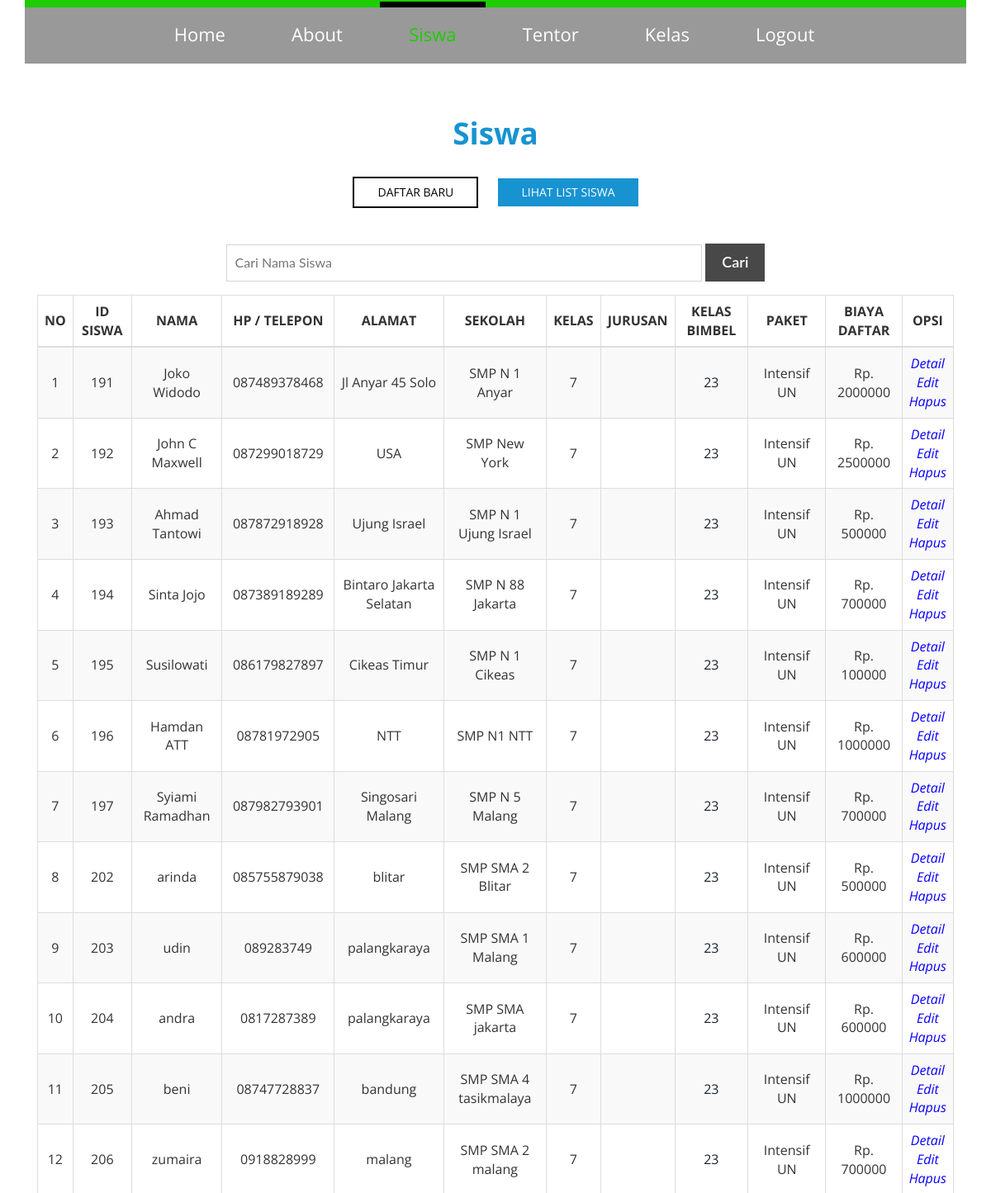
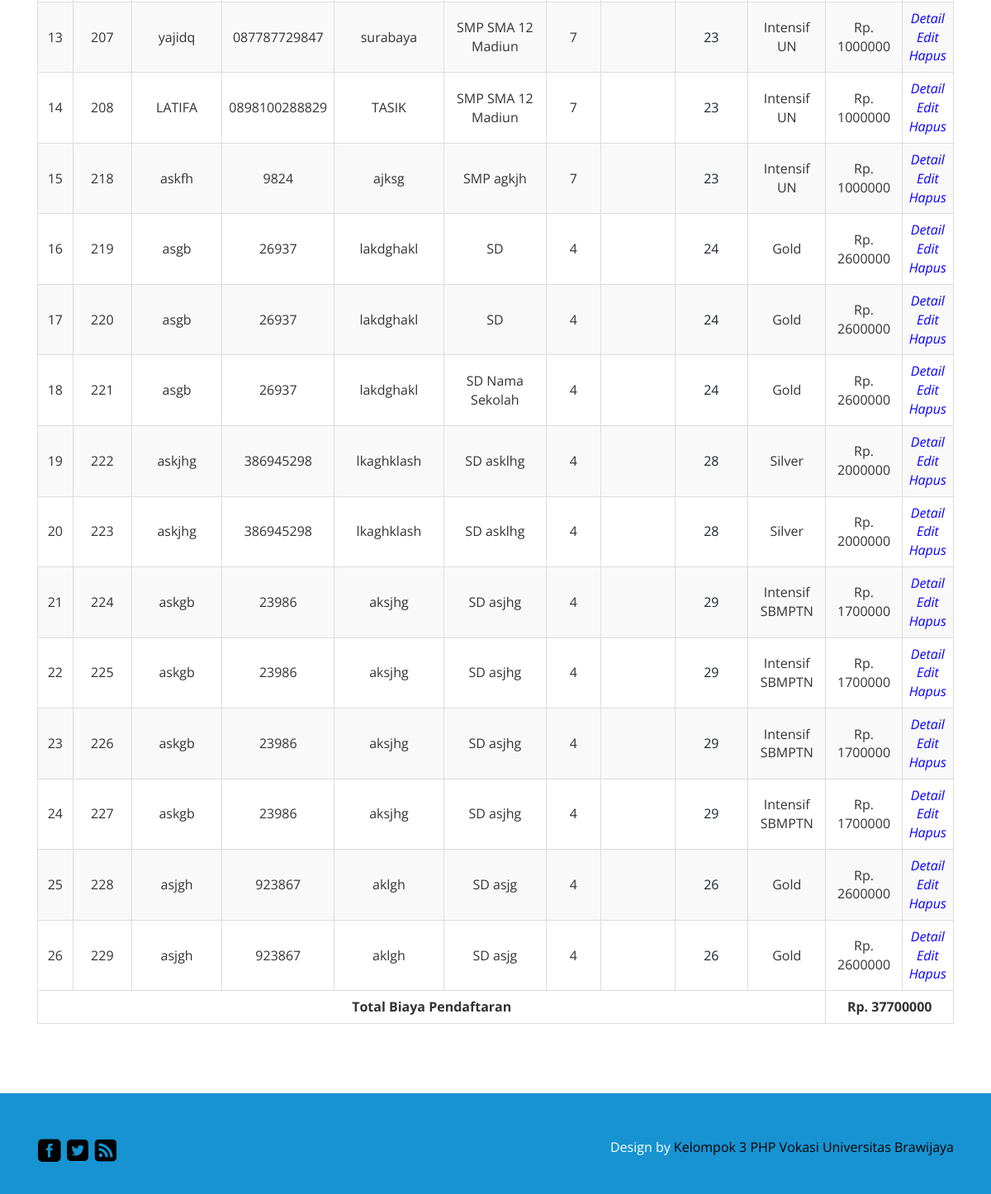
The page /siswa_list.php (signed in) on the database its author committed (2 pictures, top to bottom).
### tables this page shows
CREATE TABLE IF NOT EXISTS `tb_siswa` (
  `id_siswa` int(10) NOT NULL,
  `nama_siswa` varchar(50) NOT NULL,
  `hp_siswa` varchar(15) NOT NULL,
  `alamat_siswa` varchar(100) NOT NULL,
  `sekolah_siswa` varchar(100) NOT NULL,
  `foto_siswa` longblob NOT NULL,
  `id_kelas` int(10) NOT NULL,
  `peringkat_siswa` int(2) NOT NULL,
  `anak_siswa` varchar(10) NOT NULL,
  `harga_siswa` int(10) NOT NULL
);

CREATE TABLE IF NOT EXISTS `tb_kelas` (
  `id_kelas` int(10) NOT NULL,
  `nama_kelas` varchar(20) NOT NULL,
  `jenjang_kelas` varchar(5) NOT NULL,
  `tingkat_kelas` int(2) NOT NULL,
  `jurusan_kelas` varchar(3) DEFAULT NULL,
  `paket_kelas` varchar(15) NOT NULL,
  `kapasitas_kelas` int(2) NOT NULL,
  `hari_kelas` varchar(60) NOT NULL,
  `jam_kelas` varchar(60) NOT NULL,
  `id_tentor` int(10) NOT NULL
);

### siswa_list.php (the view, shortened to what this page needs)
<?php
	if(ISSET($_SESSION['username']))
	{
		?>
<!DOCTYPE html>
<html>
<head>
<link href="css/bootstrap.css" rel='stylesheet' type='text/css' />
<link href="css/style.css" rel='stylesheet' type='text/css' />
</head>
<body>
	<div class="banner1" id="home">
		<div class="container">
			<div class="header">
				<div class="menu">
					<ul class="nav" id="nav">
					<li><a href="index.php">Home</a></li>
					<li><a href="about.html">About</a></li>
					<li class="active"><a href="siswa_form.php">Siswa</a></li>
					<li><a href="tentor_form.php">Tentor</a></li>
					<li><a href="kelas_form.php">Kelas</a></li>
					<li><a href="logout.php">Logout</a></li>
					</ul>
				</div>
			</div>
		</div>
	</div>
	<div class="portfolios" id="portfolio">
		<div class="container">
			<h3 class="top-head w_hd">Siswa</h3>
			<ul id="filters" class="clearfix">
						<a href="siswa_form.php"><li><span class="filter">Daftar Baru</span></li></a>
						<a href="siswa_list.php"><li><span class="filter active">Lihat List Siswa</span></li></a>
					</ul>
				<div class="col-md-2 contact-left">
                </div>
				<div class="col-md-8 contact-left">
					<div class="contact-text">
                    <form method="post" action="siswa_cari.php">
                        <input type="text" class="abd" name="nama_siswa" placeholder="Cari Nama Siswa">
                        <input type="submit" value="Cari" name="cari_siswa">
                    </form>
                    </div>
                    </div>
				<div class="col-md-2 contact-left">
                </div>
				<div class="col-md-12 contact-left">
                    <table class="table table-striped table-bordered table-hover">
                        <thead>
                            <tr align="center">
                                <th style="text-align:center; vertical-align:middle">
                                    NO
                                </th>
                                <th style="text-align:center; vertical-align:middle">
                                    ID SISWA
                                </th>
                                <th style="text-align:center; vertical-align:middle">
                                    NAMA
                                </th>
                                <th style="text-align:center; vertical-align:middle">
                                    HP / TELEPON
                                </th>
                                <th style="text-align:center; vertical-align:middle">
                                    ALAMAT
                                </th>
                                <th style="text-align:center; vertical-align:middle">
                                    SEKOLAH
                                </th>
                                <th style="text-align:center; vertical-align:middle">
                                    KELAS
                                </th>
                                <th style="text-align:center; vertical-align:middle">
                                    JURUSAN
                                </th>
                                <th style="text-align:center; vertical-align:middle">
                                    KELAS BIMBEL
                                </th>
                                <th style="text-align:center; vertical-align:middle">
                                    PAKET
                                </th>
                                <th style="text-align:center; vertical-align:middle">
                                    BIAYA DAFTAR
                                </th>
                                <th style="text-align:center; vertical-align:middle">
                                    OPSI
                                </th>
                            </tr>
                        </thead>
                        <tbody>
                            <?php
                                $daftar	= mysql_query("SELECT * FROM tb_siswa") or die (mysql_error());
								$I = 1;
                                while($dataku = mysql_fetch_object($daftar))
                                {
									?>
									<tr>
										<td align="center" style="vertical-align:middle"><?php echo $I++; ?></td>
										<td align="center" style="vertical-align:middle"><?php echo $dataku->id_siswa; ?></td>
										<td style="vertical-align:middle"><?php echo $dataku->nama_siswa; ?></td>
										<td style="vertical-align:middle"><?php echo $dataku->hp_siswa; ?></td>
										<td style="vertical-align:middle"><?php echo $dataku->alamat_siswa; ?></td>
										<?php
											$myquery2	= "SELECT * FROM tb_kelas where id_kelas = '$dataku->id_kelas'";
											$daftar2	= mysql_query($myquery2) or die (mysql_error());
											while($datamu = mysql_fetch_object($daftar2))
											{
												?>
												<td style="vertical-align:middle"><?php echo $datamu->jenjang_kelas." ".$dataku->sekolah_siswa; ?></td>
												<td style="vertical-align:middle" align="center"><?php echo $datamu->tingkat_kelas; ?></td>
												<td style="vertical-align:middle" align="center">
												</td>
												<td style="vertical-align:middle" align="center">
													<a href="kelas_detail.php?id_kelas=<?php echo $dataku->id_kelas?>">
														<?php echo $dataku->id_kelas; ?>
													</a>
												</td>
												<td style="vertical-align:middle"><?php echo $datamu->paket_kelas; ?></td>
												<td style="vertical-align:middle"><?php echo "Rp. ".$dataku->harga_siswa; ?></td>
												<?php
											}
										?>
										<td align="center">
											<a href="siswa_detail.php?id_siswa=<?php echo $dataku->id_siswa?>"><i style="color:#0A00FF">Detail</i></a><br />
											<a href="siswa_edit.php?id_siswa=<?php echo $dataku->id_siswa?>"><i style="color:#0A00FF">Edit</i></a><br />
											<a href="siswa_hapus.php?id_siswa=<?php echo $dataku->id_siswa?>&foto_siswa=<?= $r[‘foto_siswa’];?>"><i style="color:#0A00FF">Hapus</i></a><br />
										</td>
									</tr>
									<?php
                                }
                            ?>
                        </tbody>
                        <tfoot>
                            <tr>
                                <td colspan="10" align="center"><strong>Total Biaya Pendaftaran</strong></td>
                                <td colspan="2">
                                    <strong>
                                        <?php
                                            $jumlah	= mysql_query ("select sum(harga_siswa) 'total' from tb_siswa");
                                            $total	= mysql_fetch_object($jumlah);
                                            echo "Rp. ".$total->total;
                                        ?>
                                    </strong>
                                </td>
                            </tr>
                        </tfoot>
                    </table>
					</div>
				</div>
			</div>
	<div class="footer">
		<div class="container">
			<div class="footer-main">
				<div class="col-md-6 footer-left">
					<ul>
						<li><a href="#"><span class="fb"> </span></a></li>
						<li><a href="#"><span class="twit"> </span></a></li>
						<li><a href="#"><span class="in"> </span></a></li>
					</ul>
				</div>
				<div class="col-md-6 footer-right">
					<p>Design by <a href="#">Kelompok 3 PHP Vokasi Universitas Brawijaya</a></p>
				</div>
				<div class="clearfix"> </div>
			</div>
		</div>
	</div>
</body>
</html>
        <?php
	}
	else
	{
		header('location:login_form.php?pesan=login');
		}
?>

### css/style.css (style rules this page uses)
h4, h5, h6, h1, h2, h3 { margin-top: 0; }
ul, ol { margin: 0; }
p { margin: 0; }
html, body { font-family: 'Open Sans', sans-serif; font-size: 100%; background:#fff; }
body a { transition:0.5s all; -webkit-transition:0.5s all; -moz-transition:0.5s all; -o-transition:0.5s all; -ms-transition:0.5s all; }
.menu { text-align: center; }
.menu li { display:inline-block; }
.menu li:first-child { margin-left:0; }
.menu li a { display: block; font-size: 22px; font-weight: 400; color: #fff; -webkit-transition: all 0.3s ease; -moz-transition: all 0.3s ease; -o-transition: all 0.3s ease; transition: all 0.3s ease; text-align: center; }
.menu li a:hover,.menu li.active a { color:#1dcd00; }
.nav:before, .nav:after { content: " "; display: table; }
.nav:after { clear: both; }
.nav li { border-top: 5px solid #1dcd00; margin: -7px 3px; }
.nav li:hover,.nav li.active { border-top: 7px solid #000; }
.nav > li > a { margin: 0px 10px; padding: 17px 25px 27px 25px; }
.header { background: rgba(0, 0, 0, 0.4); border-top: 9px solid #1dcd00; }
.footer { background:#1793d1; padding:2em 0px; }
.footer-left ul { padding:0px; }
.footer-left ul li { list-style:none; display:inline-block; }
.footer-left ul li span { background:url(../images/footer-sprit.png) no-repeat; width:30px; height:30px; display:block; transition:0.5s all; -webkit-transition:0.5s all; -moz-transition:0.5s all; -o-transition:0.5s all; -ms-transition:0.5s all; }
.footer-left ul li span.fb { background-position:0px 0px; }
.footer-left ul li span.twit { background-position:-30px 0px; }
.footer-left ul li span.in { background-position:-60px 0px; }
.footer-right p a { color: #000; }
.footer-right p { color: #fff; font-size:16px; text-align: right; }
.footer-main { margin-top: 22px; }
.contact-text input[type="text"] { width: 100%; color: #898888; outline: none; font-family: 'Lato', sans-serif; font-size: 16px; padding: 10px 10px; margin-bottom: 1em; border: solid 1px #D5D4D4; }
.contact-text input[type="text"].abd { width: 79%; color: #898888; outline: none; font-family: 'Lato', sans-serif; font-size: 16px; padding: 10px 10px; margin-bottom: 1em; border: solid 1px #D5D4D4; -webkit-appearance: none; }
.contact-text input[type="submit"] { border: none; outline: none; color: #fff; background: #494848; padding: 10px 20px; font-family: 'Lato', sans-serif; font-size: 18px; font-weight: 600; margin-top: 1.5em; -webkit-appearance: none; }
.portfolios { padding:4em 0px; text-align:center; }
.w_hd { color: #1793d1!important; font-size: 2.3em; font-weight: 700; }
ul#filters { padding: 0px; margin: 2em 0 1em 0px; }
#filters li { display: -webkit-inline-box; margin:0 10px; }
#filters li span { display: block; padding: 0.5em 2em; text-decoration: none; color: #010101; cursor: pointer; font-size: 0.875em; font-weight: 400; text-transform: uppercase; border: 2px solid #010101; }
#filters li span.active { background: #1793d1; color: #FFF; border:none; }
.container:after { content: "\0020"; display: block; height: 0; clear: both; visibility: hidden; }
.clearfix:before, .clearfix:after, .row:before, .row:after { content: '\0020'; display: block; overflow: hidden; visibility: hidden; width: 0; height: 0; }
.row:after, .clearfix:after { clear: both; }
.row, .clearfix { zoom: 1; }

### rows shown on the page
tb_siswa: id_siswa "191", nama_siswa "Joko Widodo", hp_siswa "087489378468", alamat_siswa "Jl Anyar 45 Solo", sekolah_siswa "N 1 Anyar", id_kelas "23", harga_siswa "2000000"
tb_kelas: jenjang_kelas "SMP", tingkat_kelas "7", paket_kelas "Intensif UN"
tb_siswa: id_siswa "192", nama_siswa "John C Maxwell", hp_siswa "087299018729", alamat_siswa "USA", sekolah_siswa "New York", id_kelas "23", harga_siswa "2500000"
tb_siswa: id_siswa "193", nama_siswa "Ahmad Tantowi", hp_siswa "087872918928", alamat_siswa "Ujung Israel", sekolah_siswa "N 1 Ujung Israel", id_kelas "23", harga_siswa "500000"
tb_siswa: id_siswa "194", nama_siswa "Sinta Jojo", hp_siswa "087389189289", alamat_siswa "Bintaro Jakarta Selatan", sekolah_siswa "N 88 Jakarta", id_kelas "23", harga_siswa "700000"
tb_siswa: id_siswa "195", nama_siswa "Susilowati", hp_siswa "086179827897", alamat_siswa "Cikeas Timur", sekolah_siswa "N 1 Cikeas", id_kelas "23", harga_siswa "100000"
tb_siswa: id_siswa "196", nama_siswa "Hamdan ATT", hp_siswa "08781972905", alamat_siswa "NTT", sekolah_siswa "N1 NTT", id_kelas "23", harga_siswa "1000000"
tb_siswa: id_siswa "197", nama_siswa "Syiami Ramadhan", hp_siswa "087982793901", alamat_siswa "Singosari Malang", sekolah_siswa "N 5 Malang", id_kelas "23", harga_siswa "700000"
tb_siswa: id_siswa "202", nama_siswa "arinda", hp_siswa "085755879038", alamat_siswa "blitar", sekolah_siswa "SMA 2 Blitar", id_kelas "23", harga_siswa "500000"
tb_siswa: id_siswa "203", nama_siswa "udin", hp_siswa "089283749", alamat_siswa "palangkaraya", sekolah_siswa "SMA 1 Malang", id_kelas "23", harga_siswa "600000"
tb_siswa: id_siswa "204", nama_siswa "andra", hp_siswa "0817287389", alamat_siswa "palangkaraya", sekolah_siswa "SMA jakarta", id_kelas "23", harga_siswa "600000"
tb_siswa: id_siswa "205", nama_siswa "beni", hp_siswa "08747728837", alamat_siswa "bandung", sekolah_siswa "SMA 4 tasikmalaya", id_kelas "23", harga_siswa "1000000"
tb_siswa: id_siswa "206", nama_siswa "zumaira", hp_siswa "0918828999", alamat_siswa "malang", sekolah_siswa "SMA 2 malang", id_kelas "23", harga_siswa "700000"
tb_siswa: id_siswa "207", nama_siswa "yajidq", hp_siswa "087787729847", alamat_siswa "surabaya", sekolah_siswa "SMA 12 Madiun", id_kelas "23", harga_siswa "1000000"
tb_siswa: id_siswa "208", nama_siswa "LATIFA", hp_siswa "0898100288829", alamat_siswa "TASIK", sekolah_siswa "SMA 12 Madiun", id_kelas "23", harga_siswa "1000000"
tb_siswa: id_siswa "218", nama_siswa "askfh", hp_siswa "9824", alamat_siswa "ajksg", sekolah_siswa "agkjh", id_kelas "23", harga_siswa "1000000"
tb_siswa: id_siswa "219", nama_siswa "asgb", hp_siswa "26937", alamat_siswa "lakdghakl", id_kelas "24", harga_siswa "2600000"
tb_kelas: jenjang_kelas "SD", tingkat_kelas "4", paket_kelas "Gold"
tb_siswa: id_siswa "220", nama_siswa "asgb", hp_siswa "26937", alamat_siswa "lakdghakl", id_kelas "24", harga_siswa "2600000"
tb_siswa: id_siswa "221", nama_siswa "asgb", hp_siswa "26937", alamat_siswa "lakdghakl", sekolah_siswa "Nama Sekolah", id_kelas "24", harga_siswa "2600000"
tb_siswa: id_siswa "222", nama_siswa "askjhg", hp_siswa "386945298", alamat_siswa "lkaghklash", sekolah_siswa "asklhg", id_kelas "28", harga_siswa "2000000"
tb_kelas: jenjang_kelas "SD", tingkat_kelas "4", paket_kelas "Silver"
tb_siswa: id_siswa "223", nama_siswa "askjhg", hp_siswa "386945298", alamat_siswa "lkaghklash", sekolah_siswa "asklhg", id_kelas "28", harga_siswa "2000000"
tb_siswa: id_siswa "224", nama_siswa "askgb", hp_siswa "23986", alamat_siswa "aksjhg", sekolah_siswa "asjhg", id_kelas "29", harga_siswa "1700000"
tb_kelas: jenjang_kelas "SD", tingkat_kelas "4", paket_kelas "Intensif SBMPTN"
tb_siswa: id_siswa "225", nama_siswa "askgb", hp_siswa "23986", alamat_siswa "aksjhg", sekolah_siswa "asjhg", id_kelas "29", harga_siswa "1700000"
tb_siswa: id_siswa "226", nama_siswa "askgb", hp_siswa "23986", alamat_siswa "aksjhg", sekolah_siswa "asjhg", id_kelas "29", harga_siswa "1700000"
tb_siswa: id_siswa "227", nama_siswa "askgb", hp_siswa "23986", alamat_siswa "aksjhg", sekolah_siswa "asjhg", id_kelas "29", harga_siswa "1700000"
tb_siswa: id_siswa "228", nama_siswa "asjgh", hp_siswa "923867", alamat_siswa "aklgh", sekolah_siswa "asjg", id_kelas "26", harga_siswa "2600000"
tb_kelas: jenjang_kelas "SD", tingkat_kelas "4", paket_kelas "Gold"
tb_siswa: id_siswa "229", nama_siswa "asjgh", hp_siswa "923867", alamat_siswa "aklgh", sekolah_siswa "asjg", id_kelas "26", harga_siswa "2600000"

### other values the page prints
$total->total "37700000"
